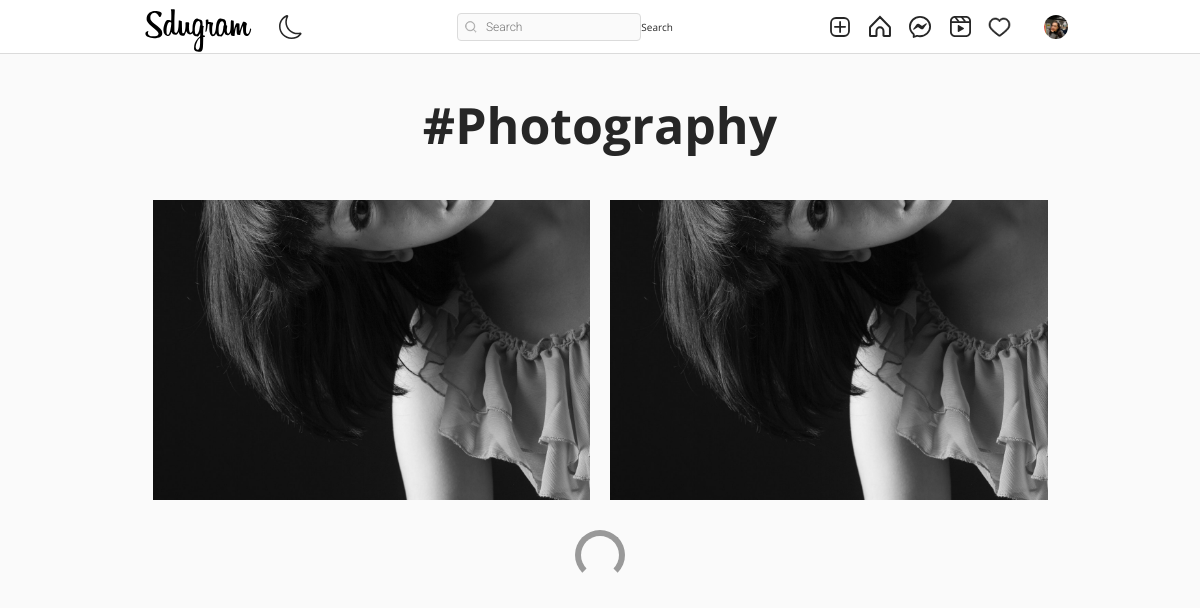
Page /tag/bcc05de6-b5a8-11ec-919a-ecf4bb0b97d4 (signed in) on the earlier database version.
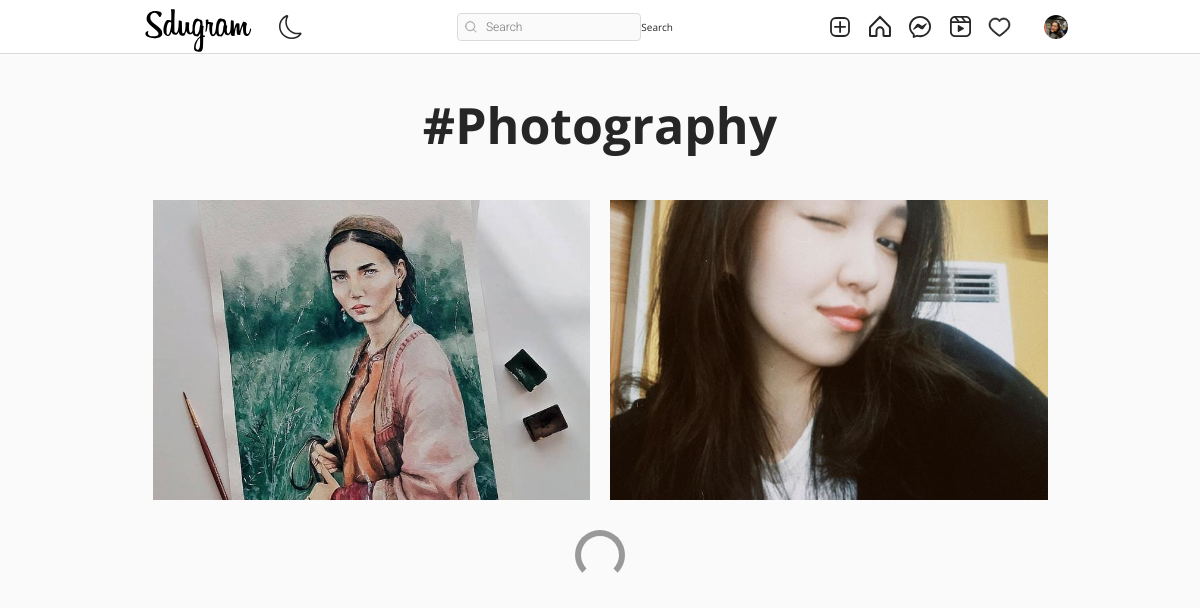
Same page on the later database version.
### post/models.py (models this page shows)
class Post(models.Model):
    id = models.UUIDField(primary_key=True, default=uuid.uuid4, editable=False)
    picture = models.ImageField(upload_to=user_directory_path, verbose_name="Picture")
    caption = models.CharField(max_length=10000, verbose_name="Caption")
    posted = models.DateField(auto_now_add=True)
    tags = models.ManyToManyField(Tag, related_name="tags")
    user = models.ForeignKey(User, on_delete=models.CASCADE)
    likes = models.IntegerField(default=0)
    def get_absolute_url(self):
        return reverse("post-details", args=[str(self.id)])

### post/views.py (the view)
# urls.py: path('tag/<slug:tag_slug>', Tags, name='tags'),
@login_required
def Tags(request, tag_slug):
    tag = get_object_or_404(Tag, slug=tag_slug)
    posts = Post.objects.filter(tags=tag).order_by('-posted')
    context = {
        'posts': posts,
        'tag': tag
    }
    return render(request, 'tag.html', context)

### templates/tag.html (shortened to what this page needs)
{% extends 'base.html' %}
{% load static %}
{% load crispy_forms_tags %}
{% block content %}
<!DOCTYPE html>
<html lang="en">
<head>
    <link rel="stylesheet" href="{% static 'assets3/css/reset.css' %}">
    <link rel="stylesheet" href="{% static 'assets3/css/styles.css' %}">
    <link rel="stylesheet" href="https://use.fontawesome.com/releases/v5.2.0/css/all.css">
</head>
<body>
    <header>
        <div>
         <h1 style="font-size: 50px; margin-top: 100px; text-align:center; font-weight: bold; margin-bottom: 50px;">#{{tag.title|title}}</h1>
        </div>
    </header>
    <main>
        <div class="container">
            <div class="gallery">
                {% for post in posts %}
                <a href="{{post.get_absolute_url}}"><div class="gallery-item" tabindex="0">
                    <img src="{{ post.picture.url }}" class="gallery-image" alt="" style="width: 500px; height: 300px; object-fit: cover;">
                </div></a>
                {% endfor %}
            </div>
            <div class="loader"></div>
        </div>
    </main>
{% endblock content %}

Differences in the rows shown:
changed Post (number 1 of 2 on the later page): picture: a different picture
changed Post (number 2 of 2 on the later page): picture: a different picture
